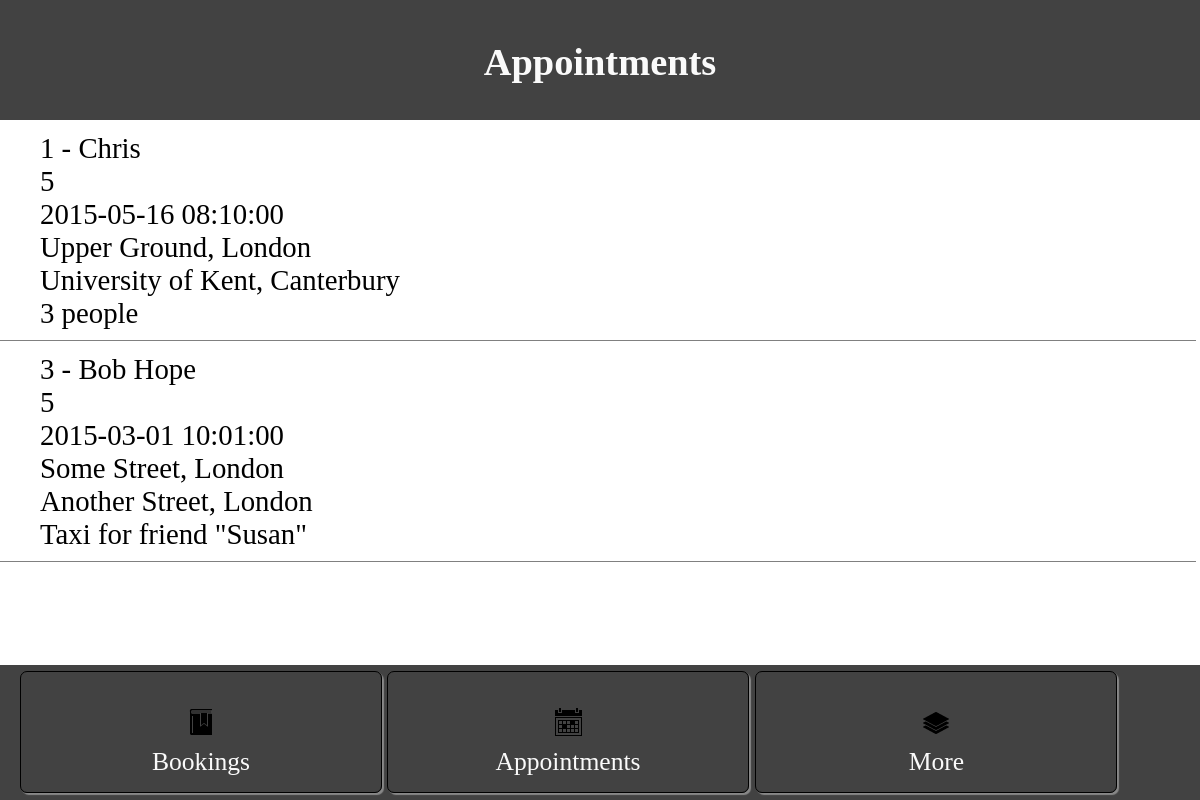
The page /Code/calendarview.php?driver_id=5 on the database its author committed.
### tables this page shows
CREATE TABLE IF NOT EXISTS `booking` (
  `booking_id` int(11) NOT NULL AUTO_INCREMENT,
  `pickup` datetime NOT NULL,
  `customer_id` int(11) DEFAULT NULL,
  `driver_id` int(11) DEFAULT NULL,
  `payment_method_id` int(11) NOT NULL,
  `company_id` int(11) DEFAULT NULL,
  `pickup_address` varchar(255) NOT NULL,
  `dropoff_address` varchar(255) NOT NULL,
  `comment` varchar(255) DEFAULT NULL,
  `cal_event_id` varchar(255) DEFAULT NULL,
  `type_id` int(11) DEFAULT NULL,
  PRIMARY KEY (`booking_id`),
  KEY `customer_id_idx` (`customer_id`),
  KEY `driver_id_idx` (`driver_id`),
  KEY `payment_method_id_idx` (`payment_method_id`),
  KEY `company_id_idx` (`company_id`),
  CONSTRAINT `b_company_id` FOREIGN KEY (`company_id`) REFERENCES `company` (`company_id`) ON DELETE NO ACTION ON UPDATE CASCADE,
  CONSTRAINT `b_customer_id` FOREIGN KEY (`customer_id`) REFERENCES `customer` (`customer_id`) ON DELETE NO ACTION ON UPDATE CASCADE,
  CONSTRAINT `b_driver_id` FOREIGN KEY (`driver_id`) REFERENCES `driver` (`driver_id`) ON DELETE NO ACTION ON UPDATE CASCADE
);

CREATE TABLE IF NOT EXISTS `customer` (
  `customer_id` int(11) NOT NULL AUTO_INCREMENT,
  `passenger_name` varchar(63) NOT NULL,
  `phone_number` varchar(31) DEFAULT NULL,
  `email_address` varchar(320) DEFAULT NULL,
  PRIMARY KEY (`customer_id`)
);

### Code/classes/meekrodb.2.3.class.php (called while the page is built, shortened)
<?php
class DB {
  protected static $mdb = null;
  public static function getMDB() {
    $mdb = DB::$mdb;
    if ($mdb === null) {
      $mdb = DB::$mdb = new MeekroDB();
    }
    $db_class_vars = get_class_vars('DB');
    return $mdb;
  }
  public static function query() { $args = func_get_args(); return call_user_func_array(array(DB::getMDB(), 'query'), $args); }
  public static function queryFirstField() { $args = func_get_args(); return call_user_func_array(array(DB::getMDB(), 'queryFirstField'), $args); }
}
class MeekroDB {
  public $encoding = 'latin1';
  public $connect_options = array(MYSQLI_OPT_CONNECT_TIMEOUT => 30);
  public $internal_mysql = null;
  public function __construct($host=null, $user=null, $password=null, $dbName=null, $port=null, $encoding=null) {
    if ($encoding === null) $encoding = DB::$encoding;
    $this->encoding = $encoding;
  }
  public function get() {
    $mysql = $this->internal_mysql;
    if (!($mysql instanceof MySQLi)) {
      $mysql = new mysqli();
      foreach ($this->connect_options as $key => $value) {
        $mysql->options($key, $value);
      }
      $mysql->set_charset($this->encoding);
      $this->internal_mysql = $mysql;
    }
    return $mysql;
  }
  protected function preparseQueryParams() {
    $args = func_get_args();
    $sql = trim(strval(array_shift($args)));
    $args_all = $args;
    if (count($args_all) == 0) return array($sql);
    $chunkyQuery = array();
    return $chunkyQuery;
  }
  protected function parseQueryParams() {
    $args = func_get_args();
    $chunkyQuery = call_user_func_array(array($this, 'preparseQueryParams'), $args);
    $query = '';
    foreach ($chunkyQuery as $chunk) {
      if (is_string($chunk)) {
        $query .= $chunk;
        continue;
      }
      $result = '';
      $query .= $result;
    }
    return $query;
  }
  protected function prependCall($function, $args, $prepend) { array_unshift($args, $prepend); return call_user_func_array($function, $args); }
  public function query() { $args = func_get_args(); return $this->prependCall(array($this, 'queryHelper'), $args, 'assoc'); }
  public function queryAllLists() { $args = func_get_args(); return $this->prependCall(array($this, 'queryHelper'), $args, 'list'); }
  protected function queryHelper() {
    $args = func_get_args();
    $type = array_shift($args);
    $db = $this->get();
    $is_buffered = true;
    $row_type = 'assoc';
    $full_names = false;
    switch ($type) {
      case 'assoc':
        break;
      case 'list':
        $row_type = 'list';
        break;
    }
    $sql = call_user_func_array(array($this, 'parseQueryParams'), $args);
    $result = $db->query($sql, $is_buffered ? MYSQLI_STORE_RESULT : MYSQLI_USE_RESULT);
    $return = array();
    while ($row = ($row_type == 'assoc' ? $result->fetch_assoc() : $result->fetch_row())) {
      $return[] = $row;
    }
    return $return;
  }
  public function queryFirstList() {
    $args = func_get_args();
    $result = call_user_func_array(array($this, 'queryAllLists'), $args);
    return reset($result);
  }
  public function queryFirstField() {
    $args = func_get_args();
    $row = call_user_func_array(array($this, 'queryFirstList'), $args);
    return $row[0];
  }
}
?>

### Code/calendarview.php (the view, shortened to what this page needs)
<?php
$driver_id = isset($_REQUEST['driver_id'])?$_REQUEST["driver_id"]:"";
?>
<!DOCTYPE html>
<head>
	<?php
		include("inc/head.php");
	?>
</head>
<body id="body">
	<div class="header">
		<div class="cal-title">Appointments</div>
	</div>
	<form method="post" action="calendarview.php">
		<div>
			<table>
				<tbody>
					<?php
					if ($driver_id == null) {
						echo "<tr>";
						echo "<td class='title-field'>Please input your Driver ID</td>";
						echo "</tr>";
						echo "<tr>";
						echo "<td class='field'><input type='text' name='driver_id' placeholder='Driver ID'></td>";
						echo "</tr>";
						echo "</tbody>";
						echo "</table>";
						echo "<div class='right-button done'><input type='submit' value='Done'></div>";
					}
					else {
						$results = DB::query("SELECT customer_id, pickup, driver_id, pickup_address, dropoff_address, comment FROM booking WHERE driver_id = '".$driver_id."'");
						foreach ($results as $row) {
							$passenger = DB::queryFirstField("SELECT passenger_name FROM customer where customer_id = '".$row['customer_id']."'");
							echo "<tr>";
							echo "<td class='field'>".$row['customer_id']." - ".$passenger."<br />".$row['driver_id']."<br />".$row['pickup']."<br />".$row['pickup_address']."<br />".$row['dropoff_address']."<br />".$row['comment']."</td>";
							echo "</tr>";
						}
					}
					?>
				</tbody>
			</table>
		</div>
	</form>
	<div class="footer">
		<a href="viewbookings.php"><div class="bookings button2">Bookings</div></a>
		<a href="calendarview.php"><div class="calendar button2">Appointments</div></a>
		<a href="more.php"><div class="more button2">More</div></a>
	</div>
</body>
</html>

### Code/css/layout.css (style rules this page uses)
a { text-decoration: none; color: inherit; }
body { margin-top: 120px; width: 100%; margin-left: -2px; margin-bottom: 135px; color: black; }
.night { color: #FAFAFA !important; background-color: #424242; }
table { overflow-y: scroll; width: 100%; }
tbody { overflow-y:scroll; }
.footer { position: fixed; bottom: 0; left: 0; right: 0; padding-top: 65px; height: 70px; font-size: 1.6em; display: block; }
.header { position: fixed; top: 0; left: 0; right: 0; padding-top: 50px; height: 70px; display: block; font-size: 1.5em; }
.header div { margin-top: -10px; }
.cal-title { display: inline-block; font-weight: bold; font-size: 1.6em; width: 100%; text-align: center; }
.button2 { border: 1px solid black; box-shadow: 2px 2px 1px #888888; border-radius: 7px; margin-top: -12px; width: 30%; height: 135%; text-align: center; }
.footer div { background-position: 50% 35px; line-height: 130px; margin-top: -59px; padding-top: 25px; display: inline-block; }
.bookings { background: url(../images/bookmark.png) no-repeat; float: left; margin-left: 20px; }
.calendar { background: url(../images/calendar.png) no-repeat; margin-left: 5px; }
.more { background: url(../images/layer.png) no-repeat; }
.field { padding-left: 40px; font-size: 1.8em; border-bottom-style: solid; border-width: 1px; border-color: gray; padding-top: 10px; padding-bottom: 10px; height: 25px; }

### rows shown on the page
booking: customer "1", customer.passenger_name "Chris", driver "5", pickup "2015-05-16 08:10:00", pickup_address "Upper Ground, London", dropoff_address "University of Kent, Canterbury", comment "3 people"
booking: customer "3", customer.passenger_name "Bob Hope", driver "5", pickup "2015-03-01 10:01:00", pickup_address "Some Street, London", dropoff_address "Another Street, London", comment "Taxi for friend \"Susan\""
